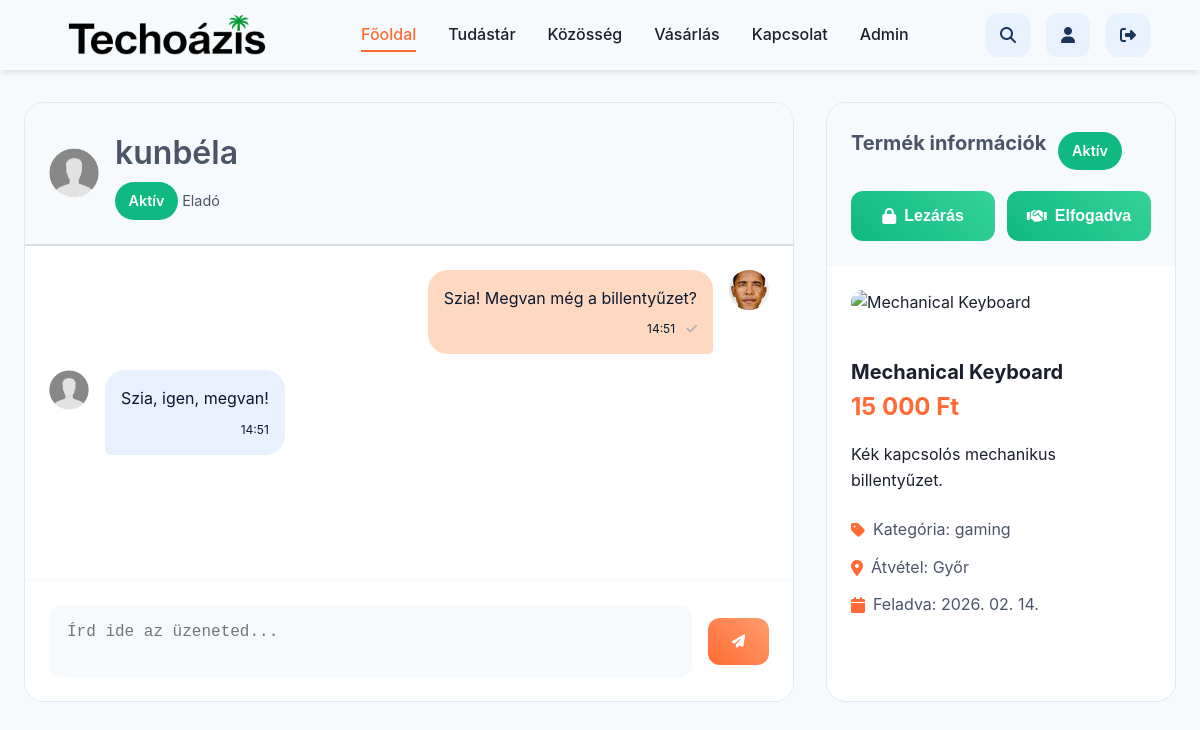
Page /pages/conversation.php?product_id=6 (signed in) on the committed database.
### tables this page shows
CREATE TABLE users (
  user_id int(11) NOT NULL AUTO_INCREMENT PRIMARY KEY,
  username varchar(100) NOT NULL,
  username_slug varchar(100) DEFAULT NULL,
  email varchar(255) NOT NULL,
  user_password varchar(255) NOT NULL,
  is_active char(1) NOT NULL DEFAULT 'A',
  registration_date datetime DEFAULT CURRENT_TIMESTAMP,
  user_role char(1) NOT NULL,
  ip varchar(45) DEFAULT NULL,
  activation_code varchar(128) DEFAULT NULL,
  profile_image varchar(255) NOT NULL DEFAULT 'uploads/profile_images/anonymous.png',
  total_posts int(11) DEFAULT 0,
  total_comments int(11) DEFAULT 0,
  sold_items int(11) DEFAULT 0,
  bought_items int(11) DEFAULT 0,
  avg_rating decimal(3,2) DEFAULT 0.00,
  reset_token_hash varchar(64) DEFAULT NULL,
  reset_token_expires_at datetime DEFAULT NULL,
  remember_token VARCHAR(64) NULL,
  remember_expire DATETIME NULL
);

CREATE TABLE conversations (
  conversation_id int(11) NOT NULL AUTO_INCREMENT PRIMARY KEY,
  product_id int(11) NOT NULL,
  seller_user_id int(11) NOT NULL,
  buyer_user_id int(11) NOT NULL,
  conv_status enum('open','deal_made','archived') DEFAULT 'open',
  created_at datetime DEFAULT CURRENT_TIMESTAMP,
  updated_at datetime DEFAULT NULL,
  is_seller_agreed tinyint(1) DEFAULT 0,
  is_buyer_agreed tinyint(1) DEFAULT 0,
  UNIQUE KEY product_id (product_id, buyer_user_id)
);

CREATE TABLE products (
  product_id int(11) NOT NULL AUTO_INCREMENT PRIMARY KEY,
  seller_user_id int(11) NOT NULL,
  product_name varchar(255) NOT NULL,
  category varchar(255) NOT NULL,
  product_description text NOT NULL,
  price decimal(10,2) DEFAULT NULL,
  product_status enum('active','sold','hidden') NOT NULL DEFAULT 'active',
  main_image_url varchar(255) DEFAULT NULL,
  pickup_location varchar(100) DEFAULT NULL,
  created_at datetime NOT NULL DEFAULT CURRENT_TIMESTAMP,
  updated_at datetime DEFAULT NULL
);

CREATE TABLE messages (
  message_id int(11) NOT NULL AUTO_INCREMENT PRIMARY KEY,
  conversation_id int(11) NOT NULL,
  sender_user_id int(11) NOT NULL,
  user_message text NOT NULL,
  sent_at datetime DEFAULT CURRENT_TIMESTAMP,
  is_read tinyint(1) DEFAULT 0
);

### app/conversation_logic.php (called while the page is built, shortened)
<?php
require_once __DIR__ . '/db.php';
$user_id = (int)$_SESSION['user_id'];
$product_id = isset($_REQUEST['product_id']) ? (int)$_REQUEST['product_id'] : 0;
$conversation_id = isset($_REQUEST['conv_id']) ? (int)$_REQUEST['conv_id'] : 0;
$stmt = $conn->prepare("
    SELECT
        p.product_id,
        p.seller_user_id,
        p.product_name,
        p.category,
        p.product_description,
        p.price,
        p.product_status,
        p.pickup_location,
        p.created_at,
        u.username AS seller_username,
        u.profile_image AS seller_image,
        (SELECT image_path FROM product_images WHERE product_id = p.product_id LIMIT 1) as main_image
    FROM products p
    JOIN users u ON p.seller_user_id = u.user_id
    WHERE p.product_id = ?
    LIMIT 1
");
$stmt->bind_param("i", $product_id);
$stmt->execute();
$result = $stmt->get_result();
$product = $result->fetch_assoc();
$is_seller = ($product['seller_user_id'] === $user_id);
if (!$is_seller && $conversation_id === 0) {
    $stmt = $conn->prepare("
        SELECT conversation_id
        FROM conversations
        WHERE product_id = ?
          AND buyer_user_id = ?
        LIMIT 1
    ");
    $stmt->bind_param("ii", $product_id, $user_id);
    $stmt->execute();
    $result = $stmt->get_result();
    $existing = $result->fetch_assoc();
    if ($existing) {
        $conversation_id = (int)$existing['conversation_id'];
    }
}
$stmt = $conn->prepare("
    SELECT
        c.*,
        p.product_name,
        p.product_status,
        u1.username AS seller_username,
        u2.username AS buyer_username
    FROM conversations c
    JOIN products p ON c.product_id = p.product_id
    JOIN users u1 ON c.seller_user_id = u1.user_id
    JOIN users u2 ON c.buyer_user_id = u2.user_id
    WHERE c.conversation_id = ?
    LIMIT 1
");
$stmt->bind_param("i", $conversation_id);
$stmt->execute();
$result = $stmt->get_result();
$conversation = $result->fetch_assoc();
$other_user_id = ($conversation['seller_user_id'] === $user_id) ? (int)$conversation['buyer_user_id'] : (int)$conversation['seller_user_id'];
$stmt = $conn->prepare("SELECT user_id, username, profile_image FROM users WHERE user_id = ? LIMIT 1");
$stmt->bind_param("i", $other_user_id);
$stmt->execute();
$other_user = $stmt->get_result()->fetch_assoc();
$stmt = $conn->prepare("
    SELECT
        m.message_id,
        m.conversation_id,
        m.sender_user_id,
        m.user_message,
        m.sent_at,
        m.is_read,
        u.username,
        u.profile_image
    FROM messages m
    JOIN users u ON m.sender_user_id = u.user_id
    WHERE m.conversation_id = ?
    ORDER BY m.sent_at ASC
");
$stmt->bind_param("i", $conversation_id);
$stmt->execute();
$result = $stmt->get_result();
$messages = $result->fetch_all(MYSQLI_ASSOC);
?>

### pages/conversation.php (the view, shortened to what this page needs)
<?php
require_once ROOT_PATH . '/app/conversation_logic.php';
?>
<!DOCTYPE html>
<html lang="hu">
<head>
    <link rel="stylesheet" href="<?= BASE_URL ?>/assets/css/index.css">
    <link rel="stylesheet" href="<?= BASE_URL ?>/assets/css/animations_microinteractions.css">
    <link rel="stylesheet" href="<?= BASE_URL ?>/assets/css/button_system.css">
    <link rel="stylesheet" href="<?= BASE_URL ?>/assets/css/modern_navbar.css">
    <link rel="stylesheet" href="<?= BASE_URL ?>/assets/css/conversation.css">
    <link rel="stylesheet" href="<?= BASE_URL ?>/assets/css/reset&base_styles.css">
    <link rel="stylesheet" href="<?= BASE_URL ?>/assets/css/container&grid_system.css">
    <link rel="stylesheet" href="https://cdnjs.cloudflare.com/ajax/libs/font-awesome/6.7.2/css/all.min.css" />
</head>
<body>
    <?php include ROOT_PATH . '/views/navbar.php'; ?>
    <section class="section-padding">
        <div class="conversation-container">
            <div class="conversation-layout">
                <div class="chat-section">
                    <div class="chat-header">
                        <div class="user-avatar">
                            <img src="<?php echo htmlspecialchars( BASE_URL . '/' .$other_user['profile_image'] ?? BASE_URL . '/' .'images/anonymous.png'); ?>"
                                 alt="<?php echo htmlspecialchars($other_user['username']); ?>">
                        </div>
                        <div class="user-info">
                            <h3><?php echo htmlspecialchars($other_user['username']); ?></h3>
                            <p>
                                <span class="product-status-badge <?php echo $conversation['product_status']; ?>">
                                    <?php
                                    $status_map = ['active' => 'Aktív', 'sold' => 'Eladva', 'hidden' => 'Rejtett'];
                                    echo $status_map[$conversation['product_status']] ?? $conversation['product_status'];
                                    ?>
                                </span>
                                <?php echo $is_seller ? 'Vevő' : 'Eladó'; ?>
                            </p>
                        </div>
                    </div>
                    <div class="messages-container" id="messages-container">
                        <?php if (empty($messages)): ?>
                            <div class="empty-messages">
                                <i class="fas fa-comment-slash"></i>
                                <h3>Még nincsenek üzenetek</h3>
                                <p>Legyél te az első, aki üzenetet küld!</p>
                            </div>
                        <?php else: ?>
                            <?php foreach ($messages as $message): ?>
                                <div class="message <?php echo $message['sender_user_id'] == $user_id ? 'sent' : 'received'; ?>" data-message-id="<?php echo $message['message_id']; ?>">
                                    <div class="message-avatar">
                                        <img src="<?php echo htmlspecialchars(BASE_URL . '/' . $message['profile_image']); ?>" alt="Avatar">
                                    </div>
                                    <div class="message-content">
                                        <div class="message-text"><?php echo nl2br(htmlspecialchars($message['user_message'])); ?></div>
                                        <div class="message-time">
                                            <?php echo date('H:i', strtotime($message['sent_at'])); ?>
                                            <?php if ($message['sender_user_id'] == $user_id): ?>
                                                <?php if ($message['is_read']): ?>
                                                    <i class="fas fa-check-double message-status-icon read" title="Látta" style="margin-left: 0.5rem; color: var(--accent-600);"></i>
                                                <?php else: ?>
                                                    <i class="fas fa-check message-status-icon sent" title="Elküldve" style="margin-left: 0.5rem; color: #aaa;"></i>
                                                <?php endif; ?>
                                            <?php endif; ?>
                                        </div>
                                    </div>
                                </div>
                            <?php endforeach; ?>
                        <?php endif; ?>
                    </div>
                    <?php if ($conversation['conv_status'] === 'open'): ?>
                        <div class="message-input-container">
                            <form class="message-input-form" id="message-form" method="POST" action="<?= BASE_URL ?>/pages/conversation.php?conv_id=<?php echo $conversation_id; ?>&product_id=<?php echo $product_id; ?>">
                                <textarea class="message-input" id="message-input" name="user_message" placeholder="Írd ide az üzeneted..." required></textarea>
                                <button type="submit" class="send-button" id="send-button">
                                    <i class="fas fa-paper-plane"></i>
                                </button>
                            </form>
                        </div>
                    <?php endif; ?>
                </div>
                <div class="product-sidebar">
                    <div class="product-header">
                        <div class="info">
                            <h3>Termék információk</h3>
                            <div class="product-status-badge <?php echo $conversation['product_status']; ?>">
                                <?php echo $status_map[$conversation['product_status']] ?? $conversation['product_status']; ?>
                            </div>
                        </div>
                        <form method="POST" action="<?= BASE_URL ?>/pages/conversation.php?conv_id=<?php echo $conversation_id; ?>&product_id=<?php echo $product_id; ?>">
                            <div class="deal-actions-inline">
                                <button type="submit" name="close_conversation" class="deal-button"
                                        style="background-color: var(--error, #dc3545);"
                                        onclick="return confirm('Biztosan le akarod zárni a beszélgetést?');"
                                        <?php echo $conversation['conv_status'] !== 'open' ? 'disabled' : ''; ?>>
                                    <i class="fas fa-lock"></i>
                                    <?php echo $conversation['conv_status'] === 'archived' ? 'Lezárva' : 'Lezárás'; ?>
                                </button>
                                <?php if ($conversation['conv_status'] === 'open' && $conversation['product_status'] === 'active'): ?>
                                    <?php
                                        $i_have_agreed = ($is_seller && $conversation['is_seller_agreed']) || (!$is_seller && $conversation['is_buyer_agreed']);
                                    ?>
                                    <?php if (!$i_have_agreed): ?>
                                        <button type="submit" name="mark_as_sold" class="deal-button"
                                                onclick="return confirm('Megerősíted, hogy megállapodtatok az üzletben? Ha a másik fél is rányom, a termék eladottá válik.');">
                                            <i class="fas fa-handshake"></i> Elfogadva
                                        </button>
                                    <?php endif; ?>
                                <?php elseif ($conversation['conv_status'] === 'deal_made'): ?>
                                    <button type="button" class="deal-button sold" disabled>
                                        <i class="fas fa-check-circle"></i> Megkötve
                                    </button>
                                <?php endif; ?>
                            </div>
                        </form>
                    </div>
                    <div class="product-images">
                        <img src="<?php echo htmlspecialchars(BASE_URL . '/' . $product['main_image'] ?? BASE_URL . '/uploads/products/default_product.png'); ?>"
                             alt="<?php echo htmlspecialchars($product['product_name']); ?>" class="main-product-image">
                    </div>
                    <div class="product-details">
                        <div class="product-name">
                            <?php echo htmlspecialchars($conversation['product_name']); ?>
                        </div>
                        <div class="product-price">
                            <?php echo $product['price'] ? number_format($product['price'], 0, ',', ' ') . ' Ft' : 'Alkuképes'; ?>
                        </div>
                        <div class="product-description">
                            <?php echo nl2br(htmlspecialchars($product['product_description'])); ?>
                        </div>
                        <div class="product-meta">
                            <div class="meta-item"><i class="fas fa-tag"></i> Kategória: <?php echo htmlspecialchars($product['category']); ?></div>
                            <div class="meta-item"><i class="fas fa-map-marker-alt"></i> Átvétel: <?php echo htmlspecialchars($product['pickup_location'] ?? '-'); ?></div>
                            <div class="meta-item"><i class="fas fa-calendar"></i> Feladva: <?php echo date('Y. m. d.', strtotime($product['created_at'])); ?></div>
                        </div>
                    </div>
                </div>
            </div>
        </div>
    </section>
</body>
</html>

### assets/css/index.css (style rules this page uses)
:root { --primary-900: #0a192f; --primary-700: #1a365d; --primary-500: #2d5aa0; --primary-300: #64a1f4; --primary-100: #e8f2ff; --accent-600: #ff6b35; --accent-400: #ff9e6d; --accent-200: #ffd8c2; --neutral-900: #1a202c; --neutral-700: #4a5568; --neutral-500: #a0aec0; --neutral-300: #e2e8f0; --neutral-100: #f7fafc; --success: #10b981; --warning: #f59e0b; --danger: #ef4444; --info: #3b82f6; --admin-primary: #0a192f; --admin-secondary: #1a365d; --text-color: var(--neutral-900); --text-light: var(--neutral-700); --text-light-o: #cbd5e1; --item-name-text: var(--primary-700); --background: var(--neutral-100); --surface: white; --border-color: var(--neutral-100); --background-image: url('../../images/desert_evening.webp') left/cover no-repeat; --shadow-sm: 0 2px 4px rgba(0, 0, 0, 0.05); --shadow-md: 0 4px 6px -1px rgba(0, 0, 0, 0.1); --shadow-lg: 0 10px 15px -3px rgba(0, 0, 0, 0.1); --shadow-xl: 0 20px 25px -5px rgba(0, 0, 0, 0.15); --transition-fast: 150ms ease; --transition-normal: 300ms ease; --transition-slow: 500ms ease; --navbar-height: 70px; --border-radius-sm: 8px; --border-radius-md: 12px; --border-radius-lg: 20px; --border-radius-xl: 30px; --dark-bg-alt: #e8f2ff; --dark-bg: #0f172a; --dark-surface: #1e293b; --dark-surface-alt: var(--neutral-100); --dark-text: #f1f5f9; }

### rows in the picture
users: profile_image (placeholder picture), username "kunbéla"
conversations: product.product_status "Aktív", product.product_name "Mechanical Keyboard"
messages: users.profile_image (picture), user_message "Szia! Megvan még a billentyűzet?", sent_at "14:51", is_read 0 (drawn)
messages: users.profile_image (placeholder picture), user_message "Szia, igen, megvan!", sent_at "14:51"
products: price "15 000", product_description "Kék kapcsolós mechanikus billentyűzet.", category "gaming", pickup_location "Győr", created_at "2026. 02. 14."
